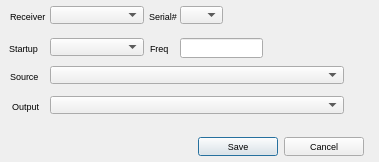
<?xml version="1.0" encoding="UTF-8"?>
<ui version="4.0">
 <class>SettingsDialog</class>
 <widget class="QDialog" name="SettingsDialog">
  <property name="geometry">
   <rect>
    <x>0</x>
    <y>0</y>
    <width>379</width>
    <height>162</height>
   </rect>
  </property>
  <property name="windowTitle">
   <string>Dialog</string>
  </property>
  <widget class="QWidget" name="layoutWidget">
   <property name="geometry">
    <rect>
     <x>13</x>
     <y>130</y>
     <width>351</width>
     <height>33</height>
    </rect>
   </property>
   <property name="font">
    <font>
     <pointsize>7</pointsize>
    </font>
   </property>
   <layout class="QHBoxLayout">
    <property name="spacing">
     <number>6</number>
    </property>
    <property name="margin">
     <number>0</number>
    </property>
    <item>
     <spacer>
      <property name="font">
       <font>
        <pointsize>7</pointsize>
       </font>
      </property>
      <property name="orientation">
       <enum>Qt::Horizontal</enum>
      </property>
      <property name="sizeHint" stdset="0">
       <size>
        <width>131</width>
        <height>31</height>
       </size>
      </property>
     </spacer>
    </item>
    <item>
     <widget class="QPushButton" name="saveButton">
      <property name="font">
       <font>
        <pointsize>7</pointsize>
       </font>
      </property>
      <property name="text">
       <string>Save</string>
      </property>
     </widget>
    </item>
    <item>
     <widget class="QPushButton" name="cancelButton">
      <property name="font">
       <font>
        <pointsize>7</pointsize>
       </font>
      </property>
      <property name="text">
       <string>Cancel</string>
      </property>
     </widget>
    </item>
   </layout>
  </widget>
  <widget class="QComboBox" name="sourceBox">
   <property name="geometry">
    <rect>
     <x>50</x>
     <y>66</y>
     <width>294</width>
     <height>18</height>
    </rect>
   </property>
   <property name="font">
    <font>
     <pointsize>7</pointsize>
    </font>
   </property>
  </widget>
  <widget class="QLabel" name="label_2">
   <property name="geometry">
    <rect>
     <x>10</x>
     <y>70</y>
     <width>46</width>
     <height>13</height>
    </rect>
   </property>
   <property name="font">
    <font>
     <pointsize>7</pointsize>
    </font>
   </property>
   <property name="text">
    <string>Source</string>
   </property>
  </widget>
  <widget class="QComboBox" name="outputBox">
   <property name="geometry">
    <rect>
     <x>50</x>
     <y>96</y>
     <width>294</width>
     <height>18</height>
    </rect>
   </property>
   <property name="font">
    <font>
     <pointsize>7</pointsize>
    </font>
   </property>
  </widget>
  <widget class="QLabel" name="label_3">
   <property name="geometry">
    <rect>
     <x>12</x>
     <y>100</y>
     <width>46</width>
     <height>13</height>
    </rect>
   </property>
   <property name="font">
    <font>
     <pointsize>7</pointsize>
    </font>
   </property>
   <property name="text">
    <string>Output</string>
   </property>
  </widget>
  <widget class="QComboBox" name="receiverBox">
   <property name="geometry">
    <rect>
     <x>50</x>
     <y>6</y>
     <width>94</width>
     <height>18</height>
    </rect>
   </property>
   <property name="font">
    <font>
     <pointsize>7</pointsize>
    </font>
   </property>
  </widget>
  <widget class="QLabel" name="label_4">
   <property name="geometry">
    <rect>
     <x>10</x>
     <y>10</y>
     <width>46</width>
     <height>13</height>
    </rect>
   </property>
   <property name="font">
    <font>
     <pointsize>7</pointsize>
    </font>
   </property>
   <property name="text">
    <string>Receiver</string>
   </property>
  </widget>
  <widget class="QComboBox" name="startupBox">
   <property name="geometry">
    <rect>
     <x>50</x>
     <y>38</y>
     <width>94</width>
     <height>18</height>
    </rect>
   </property>
   <property name="font">
    <font>
     <pointsize>7</pointsize>
    </font>
   </property>
  </widget>
  <widget class="QLabel" name="label_5">
   <property name="geometry">
    <rect>
     <x>9</x>
     <y>40</y>
     <width>46</width>
     <height>16</height>
    </rect>
   </property>
   <property name="font">
    <font>
     <pointsize>7</pointsize>
    </font>
   </property>
   <property name="text">
    <string>Startup</string>
   </property>
  </widget>
  <widget class="QLineEdit" name="startupEdit">
   <property name="geometry">
    <rect>
     <x>180</x>
     <y>38</y>
     <width>83</width>
     <height>20</height>
    </rect>
   </property>
   <property name="font">
    <font>
     <pointsize>7</pointsize>
    </font>
   </property>
   <property name="text">
    <string/>
   </property>
  </widget>
  <widget class="QLabel" name="label_6">
   <property name="geometry">
    <rect>
     <x>150</x>
     <y>40</y>
     <width>32</width>
     <height>16</height>
    </rect>
   </property>
   <property name="font">
    <font>
     <pointsize>7</pointsize>
    </font>
   </property>
   <property name="text">
    <string>Freq</string>
   </property>
  </widget>
  <widget class="QComboBox" name="serialBox">
   <property name="geometry">
    <rect>
     <x>180</x>
     <y>6</y>
     <width>43</width>
     <height>18</height>
    </rect>
   </property>
   <property name="font">
    <font>
     <pointsize>7</pointsize>
    </font>
   </property>
   <property name="currentIndex">
    <number>-1</number>
   </property>
  </widget>
  <widget class="QLabel" name="label_7">
   <property name="geometry">
    <rect>
     <x>149</x>
     <y>10</y>
     <width>46</width>
     <height>13</height>
    </rect>
   </property>
   <property name="font">
    <font>
     <pointsize>7</pointsize>
    </font>
   </property>
   <property name="text">
    <string>Serial#</string>
   </property>
  </widget>
 </widget>
 <resources/>
 <connections>
  <connection>
   <sender>saveButton</sender>
   <signal>clicked()</signal>
   <receiver>SettingsDialog</receiver>
   <slot>accept()</slot>
   <hints>
    <hint type="sourcelabel">
     <x>278</x>
     <y>253</y>
    </hint>
    <hint type="destinationlabel">
     <x>96</x>
     <y>254</y>
    </hint>
   </hints>
  </connection>
  <connection>
   <sender>cancelButton</sender>
   <signal>clicked()</signal>
   <receiver>SettingsDialog</receiver>
   <slot>reject()</slot>
   <hints>
    <hint type="sourcelabel">
     <x>369</x>
     <y>253</y>
    </hint>
    <hint type="destinationlabel">
     <x>179</x>
     <y>282</y>
    </hint>
   </hints>
  </connection>
 </connections>
</ui>
